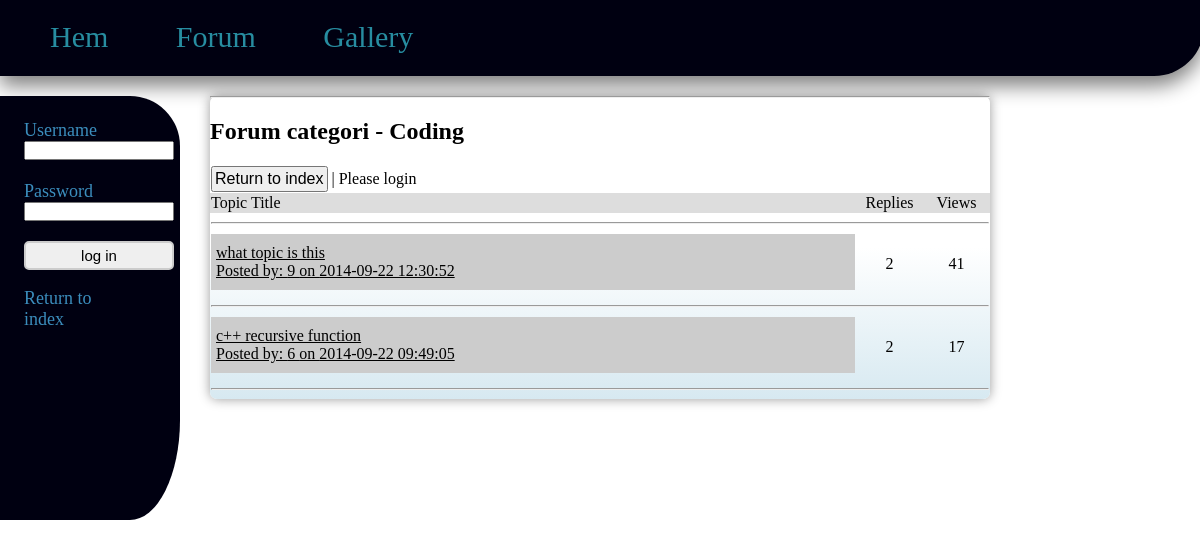
The app's page /view_cat.php?cid=2 with its own data.
### tables this page shows
CREATE TABLE IF NOT EXISTS `categories` (
  `id` tinyint(4) NOT NULL AUTO_INCREMENT,
  `category_title` varchar(255) NOT NULL,
  `category_description` varchar(255) NOT NULL,
  `last_post_date` date DEFAULT NULL,
  `last_user_posted` int(11) DEFAULT NULL,
  PRIMARY KEY (`id`)
);

CREATE TABLE IF NOT EXISTS `topic` (
  `id` int(11) NOT NULL AUTO_INCREMENT,
  `category_id` tinyint(4) NOT NULL,
  `topic_title` varchar(150) NOT NULL,
  `topic_creator` int(11) NOT NULL,
  `topic_last_user` int(11) DEFAULT NULL,
  `topic_date` datetime NOT NULL,
  `topic_replay_date` datetime NOT NULL,
  `topic_views` int(11) NOT NULL DEFAULT '0',
  `topic_content` text NOT NULL,
  PRIMARY KEY (`id`)
);

### view_cat.php (the view, shortened to what this page needs)
<?php
include('header.php');
include('config.php');
echo displayUserInfo();
?>
<div id="forum_wrapper">
<hr/>
	<div id="content">
	<?php
		$cid = $_GET['cid'];
		if(isset($_SESSION['uid'])){
			$logged = " | <a href='create_topic.php?cid={$cid}'><button> Create a topic </button></a>";
		}
		else{
			$logged = " | Please login";
		}
	$sql = "SELECT * FROM categories WHERE id='".$cid."'LIMIT 1";
	$res = mysql_query($sql) or die(mysql_error());
	while($row = mysql_fetch_assoc($res)){
		echo "<h2> Forum categori - " . $row['category_title'] . "</h2>";
	}
	if(mysql_num_rows($res) == 1){
		$sql2 = "SELECT * FROM topic WHERE category_id='".$cid."' ORDER BY topic_replay_date DESC";
		$res2 = mysql_query($sql2) or die(mysql_error());
		if(mysql_num_rows($res2) > 0){
			$topics  = "<table width='100%' style='border-collapse:collapse;'>";
			$topics .= "<tr><td colspan='3'><a href='index.php'><button> Return to index</button></a>".$logged."<br/></td></tr>";
			$topics .= "<tr style='background-color:#dddddd;'><td>Topic Title </td><td width='65' align='center'> Replies </td><td width='65' align='center'>Views</td></tr>";
			$topics .= "<tr><td colspan='3'><hr/></td></tr>";
			while($row = mysql_fetch_assoc($res2)){
				$tid = $row['id'];
				$title = $row['topic_title'];
				$views = $row['topic_views'];
				$date = $row['topic_date'];
				$creator = $row['topic_creator'];
				$maxsql = "SELECT COUNT(*) as Count FROM posts WHERE topic_id LIKE '$tid';";
				$maxres = mysql_query($maxsql) or die(mysql_error());
				while($maxrow = mysql_fetch_assoc($maxres))
				{
					$max=$maxrow['Count'] -1;
				}
				$topics .= "
					<td > <a class='cat_threads'href='view_topic.php?cid=".$cid."&tid=".$tid."&page=0'>".$title."<br/> <span class='post_info'> Posted by: ". $creator." on ".$date."</span></a></td>";
				$topics .= "<td align='center'>$max</td><td align='center'>".$views."</td>";
				$topics .= "<tr> <td colspan='3'><hr/></td></tr>";
			}
			$topics .= "</table>";
		}
		else
		{
			echo "<a href='index.php'> Return to index </a><br/>";
			echo "<p> You are trying to watch a posts that does not exists".$logged."</p>";
		}
	}
	else
	{
		echo "<a href='index.php'> Return to index </a><br/>";
		echo "<p> You are trying to watch a cat that does not exists</p>";
	}
	if(isset($topics)){
		echo $topics;
	}
	?>
	</div>
</div>

### header.php (shortened to what this page needs)
<!doctype html>
<html lang='sv'>
<head>
	<link rel="stylesheet" type="text/css" href="style/style.css">
</head>
<body>
<nav class='forum_menu'>
	<a id='index-' href='../Stuff.php'>Hem </a>
	<a id='index-' href='index.php'>Forum </a>
	<a id='index-' href='gallery.php'>Gallery </a>
</nav>

### config.php (shortened to what this page needs)
<?php
function displayUserInfo(){
	if(!isset($_SESSION['uid']))
	{
		return "<div class='leftBarUser'><form action='parse/login_parse.php' method='post'>
		<label>Username<br/> <input type='text' name='username' /> </label>&nbsp;<br/>
		<label>Password<br/> <input type='password' name='password' /></label><br/>
		<input type='submit' name='submit' value='log in'></form><a href='index.php'> Return to index</a></div>";
	}
	return $HTML .= "<a href='index.php'> Return to index</a><br/>
	<a href='addGallery.php'>Create gallery</a><br/>
	<a href='parse/logout_parse.php'>logout</a></div>";
}
?>

### style/style.css (style rules this page uses)
html,body { margin:0; padding:0; }
input { margin:2px; width:auto; }
.leftBarUser { font-size:18px; color:#3B8DBD; float:left; width:8%; padding: 2% 5% 0% 2%; background:#001; max-height:100%; min-height:400px; border-bottom-right-radius: 50px 100px; border-top-right-radius: 50px 50px; }
.leftBarUser input { padding:0; margin:0; width:150px; }
.leftBarUser a { color:#3B8DBD; text-decoration:none; }
.leftBarUser label { padding:none; margin:none; }
input[type=submit] { margin-top:20px; padding:4px; border:2px solid #ccc; -webkit-border-radius: 5px; border-radius: 5px; font-size:15px; }
#forum_wrapper { width:65%; margin-left:auto; margin-right:auto; -webkit-box-shadow: 0px 0px 12px rgba(0, 0, 0, 0.4); -moz-box-shadow: 0px 1px 6px rgba(23, 69, 88, .5); -webkit-border-radius: 12px; -moz-border-radius: 7px; border-radius: 7px; background: -webkit-gradient(linear, left top, left bottom, color-stop(10%, white), color-stop(50%, white), color-stop(100%, #D7E9F1)); background: -moz-linear-gradient(top, white 0%, white 55%, #D5E4F3 130%); }
.forum_menu { height:2%; background:#001; font-size:30px; margin:0px 0px 20px 0px; padding:20px 20px 40px 20px; width:97%; border-bottom-right-radius: 50px 50px; box-shadow:0px 10px 20px gray; #text-align:center; }
.forum_menu a { padding-left:0.5em; padding-right:0.5em; padding:0em 1em 0em 1em; color:#278DA1; text-decoration:none; }
.cat_threads { display:block; padding: 5px; padding-top: 10px; padding-bottom:10px; margin-bottom:5px; background-color:#cccccc; color:#000000; }
button { padding:2px; font-size:16px; }

### view_cat.php (style rules this page uses)
a { color:0000ff; }

### records on screen
categories: category_title "Coding"
topic: topic_title "what topic is this", topic_creator "9", topic_date "2014-09-22 12:30:52", max "2", topic_views "41"
topic: topic_title "c++ recursive function", topic_creator "6", topic_date "2014-09-22 09:49:05", max "2", topic_views "17"

### other values on screen
$logged "| Please login"
